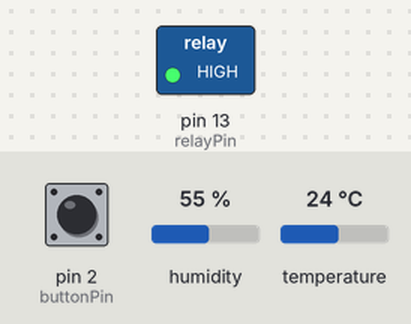
This sketch was run on a simulated Arduino Uno, built with avr-gcc and run on an emulated ATmega328P. Parts: switched loads named in the sketch (green lamp = pin HIGH). Inputs (shaded band) come from the test bench; at power-on: pin 2 (buttonPin) HIGH, humidity 55 %, temperature 24 °C. The local clock reads 2024-03-15 10:24:30 at power-on unless the sketch sets it; what the sketch prints to the serial monitor is not drawn.

Above: at 0.2 s.
Timing chart, 0 to 1.7 s (numbered marks = the images above):
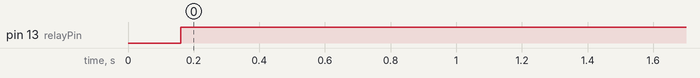

The sketch:

water_system.ino
```cpp
// Date and time functions using a DS1307 RTC connected via I2C and Wire lib

#include <Wire.h>
#include "RTClib.h"
#include "DHT.h"

#define DHTPIN 7
#define DHTTYPE DHT22   // DHT 22  (AM2302)

// Initialize DHT sensor for normal 16mhz Arduino
DHT dht(DHTPIN, DHTTYPE);
RTC_DS1307 rtc;

DateTime noon_task_start_time;
DateTime fail_safe_start_time; //fail safe
int fail_safe_time = 180;//second
int reg_temp = 31;  //regular temperate
int reg_hu   = 70;  //regular humidity
bool noon_ind = true;
const int buttonPin = 2;     // the number of the pushbutton pin: D2
const int relayPin =  13; // the number of the LED pin: D13
// variables will change:
int buttonState = 0;         // variable for reading the pushbutton status
int lastButtonState=0;
void setup () {
  Serial.begin(9600);
#ifdef AVR
  Wire.begin();
#else
  Wire1.begin(); // Shield I2C pins connect to alt I2C bus on Arduino Due
#endif
  rtc.begin();
  //rtc.adjust(DateTime(F(__DATE__), F(__TIME__)));
  pinMode(13,OUTPUT);
  dht.begin();
  digitalWrite(13,LOW);
  pinMode(buttonPin, INPUT_PULLUP);
}

void loop () {
    Serial.println("*******************************************************");
    Serial.print("read(13): ");
    Serial.println(digitalRead(relayPin));
    DateTime now = rtc.now();
    unsigned long t1 =  DateTime(now.year(), now.month(), now.day(), 12, 00, 0).unixtime();
    unsigned long t2 =  DateTime(now.year(), now.month(), now.day(), 13, 30, 0).unixtime();
    if(now.hour() == 0 && now.minute() == 0 && now.second() == 0){
      noon_ind = true;
    }
    float h = dht.readHumidity();
   // Read temperature as Celsius
    float t = dht.readTemperature();
   // Read temperature as Fahrenheit
    float f = dht.readTemperature(true);

  // Check if any reads failed and exit early (to try again).
  if (isnan(h) || isnan(t) || isnan(f)) {
    Serial.println("Failed to read from DHT sensor!");
    return;
  }
    Serial.println();
    Serial.print(now.year(), DEC);
    Serial.print('/');
    Serial.print(now.month(), DEC);
    Serial.print('/');
    Serial.print(now.day(), DEC);
    Serial.print(' ');
    Serial.print(now.hour(), DEC);
    Serial.print(':');
    Serial.print(now.minute(), DEC);
    Serial.print(':');
    Serial.print(now.second(), DEC);
    Serial.println();
    Serial.println();

    // Compute heat index
   // Must send in temp in Fahrenheit!
    float hi = dht.computeHeatIndex(f, h);

    Serial.print("Humidity: ");
    Serial.print(h);
    Serial.print(" %\t");
    Serial.print("Temperature: ");
    Serial.print(t);
    Serial.print(" *C ");
    Serial.print(f);
    Serial.print(" *F\t");
    Serial.print("Heat index: ");
    Serial.print(hi);
    Serial.println(" *F");

    Serial.println();
    Serial.print("t1: " );
    Serial.println(t1);
    Serial.print("no: " );
    Serial.println(now.unixtime());
    Serial.print("t2: " );
    Serial.println(t2);

    buttonState = digitalRead(buttonPin);
    Serial.println(buttonState);
    // check if the pushbutton is pressed.
    if(lastButtonState != buttonState){
      digitalWrite(relayPin,digitalRead(relayPin) == 0 ? 1 : 0);
      fail_safe_start_time = now;

    }
    lastButtonState = buttonState;

    //turn on at 6:30
    if(now.hour() == 6 && now.minute() == 30 && now.second() == 0){
      if(h < reg_hu || t > reg_temp){
        digitalWrite(relayPin,HIGH);
        fail_safe_start_time = now;
      }
    }
    //turn off at
    if(now.hour() == 6 && now.minute() == 32 && now.second() == 0){
      digitalWrite(relayPin,LOW);
    }

    //check temp and humidity at noon
    if(now.unixtime() > t1 and now.unixtime() < t2  && noon_ind == true){

      if((h < 35 || t > 32) && digitalRead(relayPin) == 0){
        digitalWrite(relayPin,HIGH);
        noon_task_start_time = now;
        fail_safe_start_time = now;
        Serial.println("noon task: on");
        Serial.println(noon_ind);
      }


      if(digitalRead(relayPin) == 1  && now.unixtime() == noon_task_start_time.unixtime() + 60){
        digitalWrite(relayPin,LOW);
        noon_ind = false;
        Serial.println("noon task: off");
        Serial.println(noon_ind);
      }
    }

     //turn on at
    if(now.hour() == 12 && now.minute() == 0 && now.second() == 0 ){
      if(h < reg_hu || t > reg_temp){
        digitalWrite(relayPin,HIGH);
        fail_safe_start_time = now;
      }
    }
    //turn off at
    if(now.hour() == 12 && now.minute() == 0 && now.second() == 30){
      digitalWrite(relayPin,LOW);
    }

    //15:30
    if(now.hour() == 15 && now.minute() == 30 && now.second() == 0 ){
      if(h < reg_hu || t > reg_temp){
        digitalWrite(relayPin,HIGH);
        fail_safe_start_time = now;
      }
    }
    //turn off at 16:52
    if(now.hour() == 15 && now.minute() == 32 && now.second() == 0){
      digitalWrite(relayPin,LOW);
    }

    if(digitalRead(relayPin) == 1 &&  now.unixtime() == fail_safe_start_time.unixtime() + fail_safe_time)
    {
      digitalWrite(relayPin,LOW);
    }
    delay(400);
}
```

Measured:
- by itself, pin 13 (relayPin): LOW → HIGH at 0.16 s
